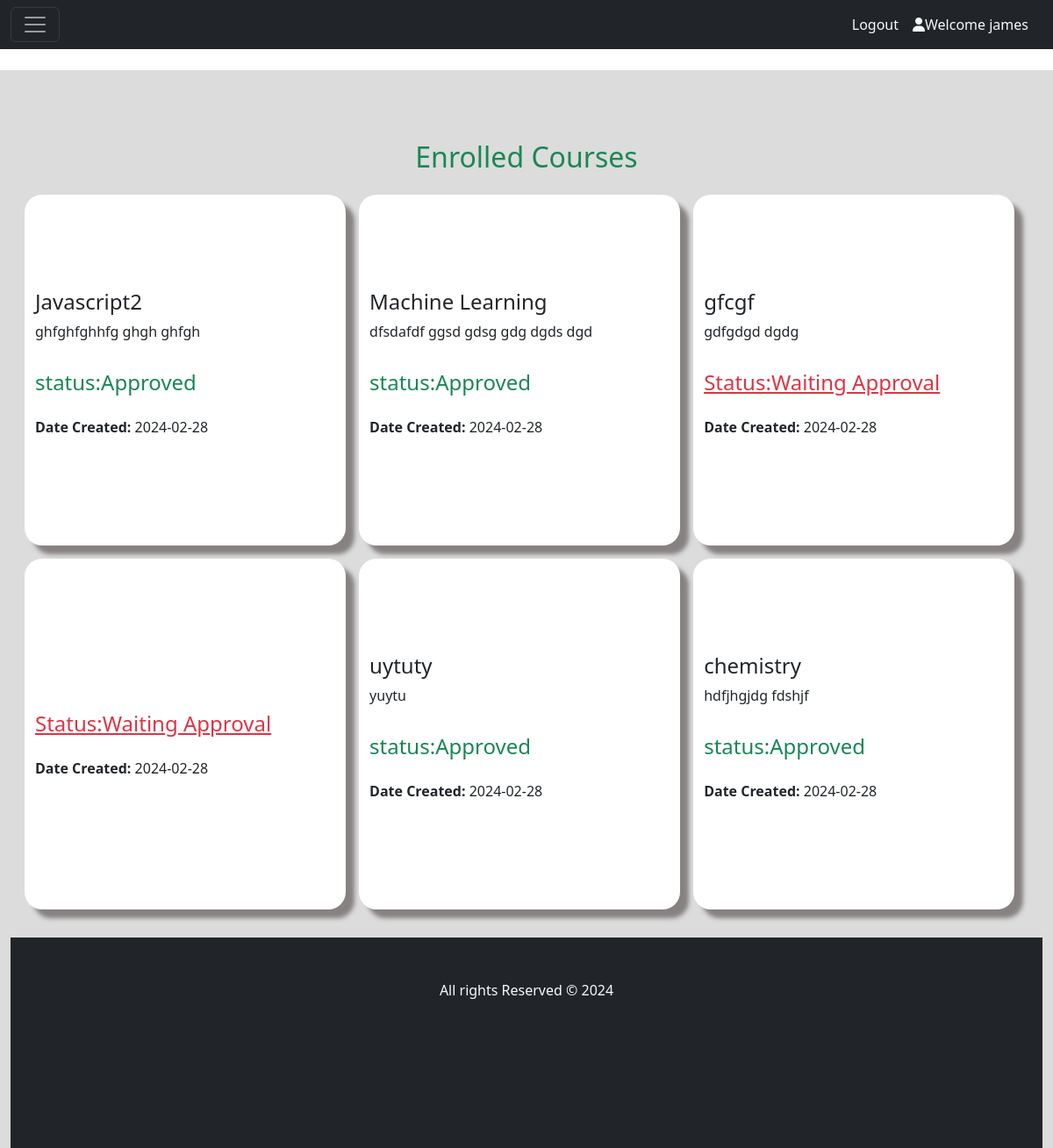
Screenshot of /viewenrolledcourses.php (signed in) with the database file from the repository.
### tables this page shows
CREATE TABLE `enrolled_courses` (
  `enrollment_id` int(11) NOT NULL,
  `course_id` int(30) NOT NULL,
  `tutor_id` int(200) NOT NULL,
  `course_name` char(255) NOT NULL,
  `course_description` char(255) NOT NULL,
  `enrollment_date` date NOT NULL,
  `enrollment_status` char(255) NOT NULL
);

### viewenrolledcourses.php (the view, shortened to what this page needs)
<?php
    include("./connection.php");
?>
<!DOCTYPE html>
<html lang="en">
<head>
    <link rel="stylesheet" href="https://cdnjs.cloudflare.com/ajax/libs/font-awesome/6.5.1/css/all.min.css"
 />
    <link href="https://cdn.jsdelivr.net/npm/bootstrap@5.3.2/dist/css/bootstrap.min.css" rel="stylesheet">
    <link rel="stylesheet" href="../course.css"/>
</head>
<body>
<nav class="navbar navbar-dark bg-dark fixed-top">
  <div class="container-fluid">
    <button class="navbar-toggler" type="button" data-bs-toggle="offcanvas" data-bs-target="#offcanvasDarkNavbar" aria-controls="offcanvasDarkNavbar" aria-label="Toggle navigation">
      <span class="navbar-toggler-icon"></span>
    </button>
    <div class="d-flex flex-row-reverse">
      <?php if(!isset($_SESSION['tutor_fname'])) : ?>
        <a class="nav-link text-light me-3" href="/Auth/login.php"><i class="fa-solid fa-user"></i>Welcome Guest</a>
        <a class="nav-link text-light me-3" href="./Auth/login.php">Login</a>
      <?php else : ?>
        <a class="nav-link text-light me-3" href="profile.php"><i class="fa-solid fa-user"></i>Welcome <?php echo $_SESSION['tutor_fname']; ?></a>
        <a class="nav-link text-light me-3" href="logout.php">Logout</a>
      <?php endif; ?>
    </div>
  </div>
</nav>
<div class="container-fluid d-flex content">
    <h2 class=" text-success w-100 text-center col-12">Enrolled Courses</h2>
        <div class="row courses">
        <?php
    $select_enrolled= "select * from `enrolled_courses`";
    $enroll_result = mysqli_query($con, $select_enrolled);
    while($fetch_enrollment = mysqli_fetch_assoc($enroll_result)){
    $course_id=$fetch_enrollment['course_id'];
    $course_name = $fetch_enrollment['course_name'];
    $course_description = $fetch_enrollment['course_description'];
    $enrollment_status =$fetch_enrollment['enrollment_status'];
    $date_enrolled= $fetch_enrollment['enrollment_date'];
    if($enrollment_status=="Waiting Approval"){
      $enrollment_status="Waiting Approval";
    }else{
      $enrollment_status="Approved";
    }
?>
<div class=" webdesign">
    <h4><?php echo $course_name; ?></h4>
      <p><?php echo $course_description; ?></p>
    <P class="d-flex  gap-2">
      <?php
      if($enrollment_status=='Waiting Approval'){
        echo "<td class='bg-secondary text-light'><a href='approve.php?course_id=$course_id' class='text-danger'><h4  class='text-danger'>Status:Waiting Approval</h4></a></td>
        </tr>";
      }else{
          echo "<td class='text-success'><h4  class='text-success'>status:Approved</h4></td>";
        }
    ?>
  </P>
    <P><b>Date Created:</b>    <?php echo $date_enrolled; ?></P>
</div>
<?php
}
?>
        </div>
        <footer class=" bg-dark ">
               <p class="text-light text-center">All rights Reserved &copy; 2024</p>
       </footer>
</body>
</html>

### course.css (style rules this page uses)
.content { margin-top: 5rem; height: 100vh; width: 100%; background-color: gainsboro; flex-wrap: wrap; overflow-y: scroll; padding-top: 5rem; }
body { overflow: hidden; }
.courses { margin-bottom: 2rem; display: flex; align-items: center; justify-content: start; flex-wrap: wrap; margin: auto; gap: 15px; width: 100%; padding: 1rem ; overflow: hidden; }
.webdesign { box-shadow: 10px 10px 5px 0px rgba(107,99,99,0.75); -webkit-box-shadow: 10px 10px 5px 0px rgba(107,99,99,0.75); -moz-box-shadow: 10px 10px 5px 0px rgba(107,99,99,0.75); display: flex; justify-content: center; flex-wrap: wrap; background-color: #fff; flex-direction: column; height: 25rem; width: 32%; border-radius: 20px; }
footer { margin-top: 1rem; height: 20vh; width: 100%; }
footer >p { padding-top: 3rem; }

### rows the page displays
enrolled_courses: course_name "Javascript2", course_description "ghfghfghhfg ghgh ghfgh", enrollment_status "status:Approved", enrollment_date "2024-02-28"
enrolled_courses: course_name "Machine Learning", course_description "dfsdafdf ggsd gdsg gdg dgds dgd", enrollment_status "status:Approved", enrollment_date "2024-02-28"
enrolled_courses: course_name "gfcgf", course_description "gdfgdgd dgdg", enrollment_date "2024-02-28"
enrolled_courses: enrollment_date "2024-02-28"
enrolled_courses: course_name "uytuty", course_description "yuytu", enrollment_status "status:Approved", enrollment_date "2024-02-28"
enrolled_courses: course_name "chemistry", course_description "hdfjhgjdg fdshjf", enrollment_status "status:Approved", enrollment_date "2024-02-28"

### other values shown
$_SESSION['tutor_fname'] "james"
